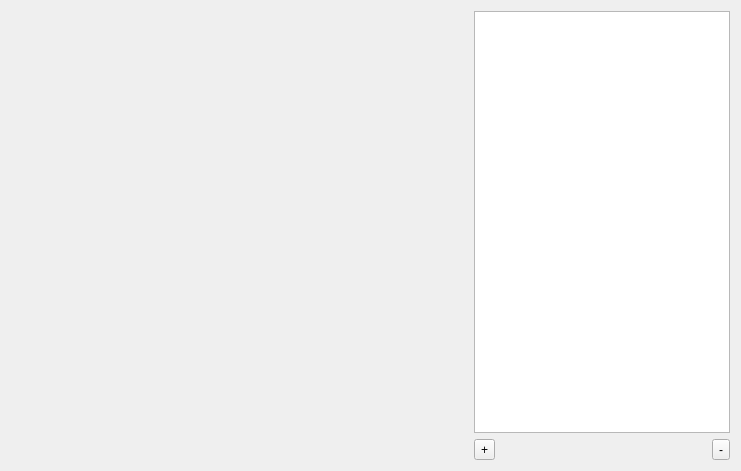
<?xml version="1.0" encoding="UTF-8"?>
<ui version="4.0">
 <class>MainWindow</class>
 <widget class="QMainWindow" name="MainWindow">
  <property name="geometry">
   <rect>
    <x>0</x>
    <y>0</y>
    <width>741</width>
    <height>471</height>
   </rect>
  </property>
  <property name="windowTitle">
   <string>MainWindow</string>
  </property>
  <widget class="QWidget" name="centralWidget">
   <layout class="QHBoxLayout" name="horizontalLayout">
    <item>
     <widget class="QWidget" name="widget" native="true">
      <property name="sizePolicy">
       <sizepolicy hsizetype="Expanding" vsizetype="Expanding">
        <horstretch>0</horstretch>
        <verstretch>0</verstretch>
       </sizepolicy>
      </property>
     </widget>
    </item>
    <item>
     <layout class="QGridLayout" name="gridLayout">
      <property name="sizeConstraint">
       <enum>QLayout::SetMinimumSize</enum>
      </property>
      <item row="0" column="0" colspan="3">
       <widget class="QTableView" name="tableView_outliner">
        <property name="sizePolicy">
         <sizepolicy hsizetype="Preferred" vsizetype="Expanding">
          <horstretch>0</horstretch>
          <verstretch>0</verstretch>
         </sizepolicy>
        </property>
       </widget>
      </item>
      <item row="1" column="0">
       <widget class="QToolButton" name="toolButton_add">
        <property name="text">
         <string>+</string>
        </property>
       </widget>
      </item>
      <item row="1" column="1">
       <spacer name="horizontalSpacer">
        <property name="orientation">
         <enum>Qt::Horizontal</enum>
        </property>
        <property name="sizeType">
         <enum>QSizePolicy::Preferred</enum>
        </property>
        <property name="sizeHint" stdset="0">
         <size>
          <width>40</width>
          <height>20</height>
         </size>
        </property>
       </spacer>
      </item>
      <item row="1" column="2">
       <widget class="QToolButton" name="toolButton_remove">
        <property name="text">
         <string>-</string>
        </property>
       </widget>
      </item>
     </layout>
    </item>
   </layout>
  </widget>
 </widget>
 <layoutdefault spacing="6" margin="11"/>
 <resources/>
 <connections/>
</ui>
